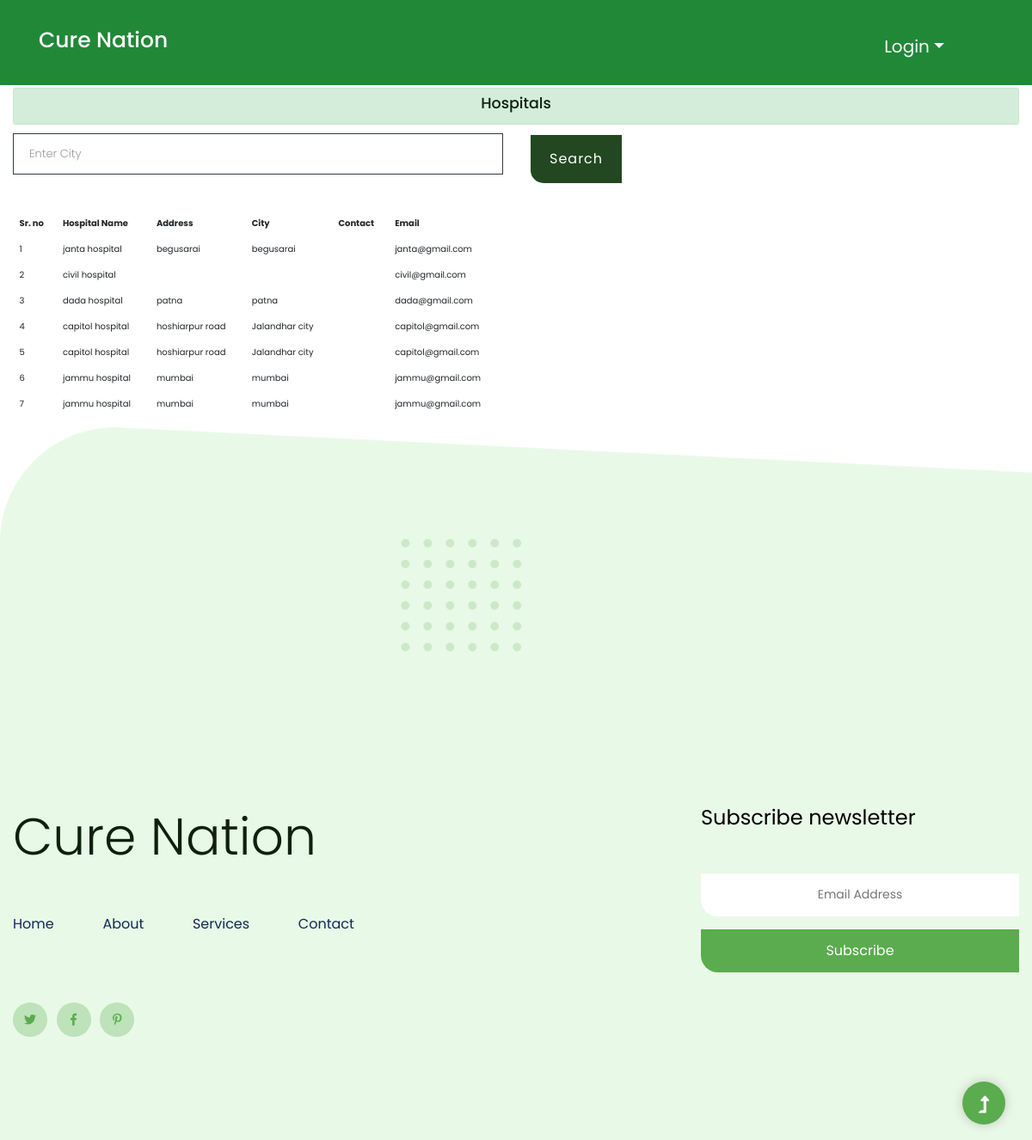
Screenshot of /admin/hospital.php with the database file from the repository.
### tables this page shows
CREATE TABLE `hospital` (
  `id` int(11) NOT NULL,
  `hospital_name` varchar(255) NOT NULL,
  `email` varchar(255) NOT NULL,
  `password` varchar(255) NOT NULL,
  `phone` varchar(30) NOT NULL,
  `opentiming` time NOT NULL,
  `closetiming` time NOT NULL,
  `description` varchar(255) NOT NULL,
  `state` varchar(255) NOT NULL,
  `city` varchar(255) NOT NULL,
  `address` varchar(255) NOT NULL,
  `status` varchar(50) NOT NULL,
  `created_at` timestamp NOT NULL DEFAULT current_timestamp()
);

### admin/hospital.php (the view, shortened to what this page needs)
<?php
require('header.php');
?>
<main>
    <section class="contact-section py-1">
        <div class="container">
            <div class="col-12 alert alert-success text-center">
                <h3 class="color: green;">Hospitals</h3>
            </div>
            <div class="row">
                <div class="col-lg-12">
                    <form class="form-contact contact_form" action="" method="post" id="request" novalidate="novalidate" enctype="multipart/form-data">
                        <div class="row">
                            <div class="col-6">
                                <div class="form-group">
                                    <input class="form-control valid border border-dark" type="text" name="city" placeholder="Enter City" id="location">
                                </div>
                            </div>
                            <div class="form-group ml-4">
                            <button name="btn" class="btn">Search</button>
                            </div>
                            <?php
                            require "../config.php";
                            if(isset($_REQUEST['btn']))
                            {
                                $city=$_REQUEST['city'];
                                $query="SELECT * from `hospital` where `city`='$city'";
                            }
                            else
                            {
                                $query="SELECT * from `hospital`";
                            }
                            $ress=mysqli_query($conn,$query);
                            ?>
                            <div class="col-6">
                            <table class="table font2 table-borderless table-hover">
                                <tr>
                                    <th>Sr. no</th>
                                    <th>Hospital Name</th>
                                    <th>Address</th>
                                    <th>City</th>
                                    <th>Contact</th>
                                    <th>Email</th>
                                </tr>
                                <?php
                                $sno=1;
                                while($data=mysqli_fetch_array($ress)){
                                    ?>
                                    <tr>
                                        <td><?php echo $sno?></td>
                                        <td><?php echo $data['hospital_name']?></td>
                                        <td><?php echo $data['address']?></td>
                                        <td><?php echo $data['city']?></td>
                                        <td><?php echo $data['contact']?></td>
                                        <td><?php echo $data['email']?></td>
                                    </tr>
                                    <?php
                                    $sno++;
                                }
                                ?>
                            </table>
                            </div>
                        </div>
                    </form>
                </div>
            </div>
        </div>
</main>
<?php
require('footer.php');
?>

### admin/hospital.php (style rules this page uses)
body { overflow-x: hidden !important; }

### rows the page displays
hospital: hospital_name "janta hospital", address "begusarai", city "begusarai", email "janta@gmail.com"
hospital: hospital_name "civil hospital", email "civil@gmail.com"
hospital: hospital_name "dada hospital", address "patna", city "patna", email "dada@gmail.com"
hospital: hospital_name "capitol hospital", address "hoshiarpur road", city "Jalandhar city", email "capitol@gmail.com"
hospital: hospital_name "capitol hospital", address "hoshiarpur road", city "Jalandhar city", email "capitol@gmail.com"
hospital: hospital_name "jammu hospital", address "mumbai", city "mumbai", email "jammu@gmail.com"
hospital: hospital_name "jammu hospital", address "mumbai", city "mumbai", email "jammu@gmail.com"
